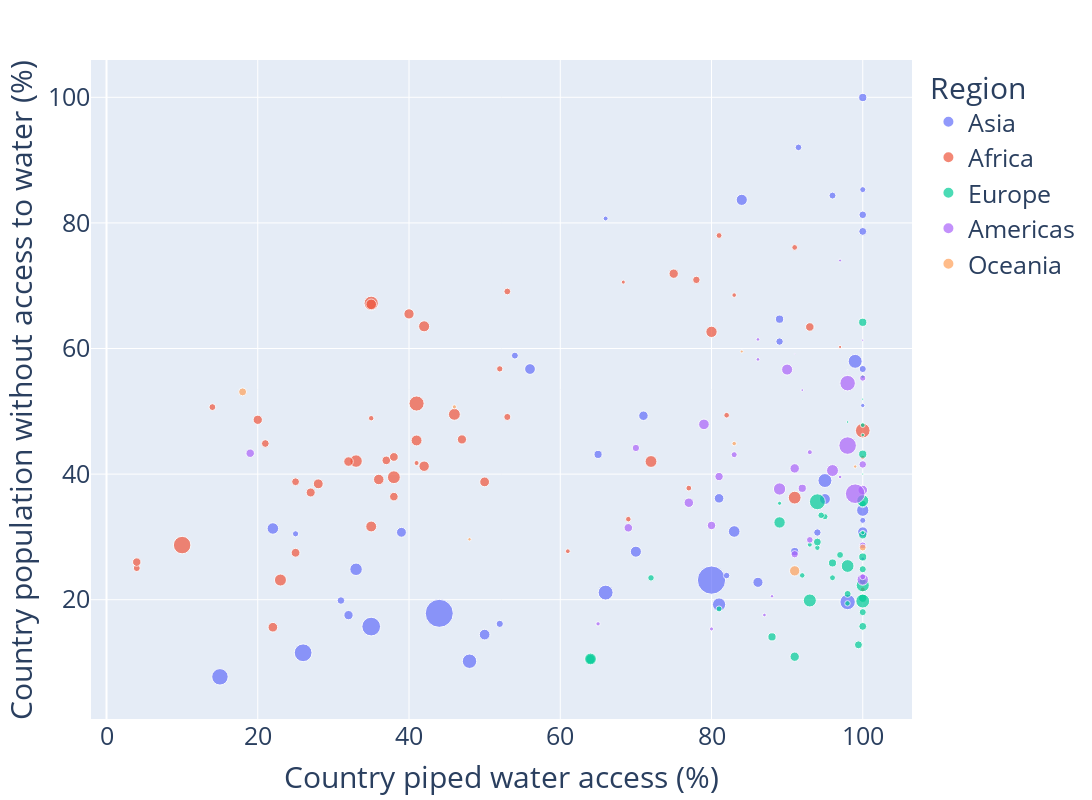

Here is the notebook cell this chart was saved with:
### Code cell
# Piped water access by country
# create bubble chart from df_countries comprising: access to water, piped water, and using population as the size of the bubble
# create a new column for the size of the bubble

# create bubble size column as log 20 of country_pop_raw
country_medians["bubble_size"] = country_medians["country_pop_raw"] **0.5

px.scatter(
    country_medians, 
    y="percent_without_water", 
    x="Nat Piped", 
    size="bubble_size", 
    color="region", 
    hover_name="Entity", 
    # title="Access to Water vs. Piped Water vs. Population",
).update_layout(
    yaxis_title="Country population without access to water (%)",
    xaxis_title="Country piped water access (%)",
    legend_title="Region",
    width=1200,
    height=800,
    font=dict(size=25),
    # xaxis_tickangle=-45,
    # yaxis=dict(tickfont=dict(size=2)),
    # title=dict(font=dict(size=20)),
)

### Figure 1 — Plotly figure (JSON) as saved in the notebook; plotly's stock layout.template omitted (floating-point values rounded to 4 significant figures)
{"data": [{"hovertemplate": "<b>%{hovertext}</b><br><br>region=Asia<br>Nat Piped=%{x}<br>percent_without_water=%{y}<br>bubble_size=%{marker.size}<extra></extra>", "hovertext": ["Afghanistan", "United Arab Emirates", "Armenia", "Azerbaijan", "Bangladesh", "Brunei", "Bhutan", "China", "Georgia", "Hong Kong", "Indonesia", "India", "Iran", "Iraq", "Israel", "Jordan", "Japan", "Kazakhstan", "Kyrgyzstan", "Cambodia", "South Korea", "Kuwait", "Laos", "Lebanon", "Sri Lanka", "Myanmar", "Mongolia", "Malaysia", "Nepal", "Oman", "Pakistan", "Philippines", "North Korea", "Palestine", "Qatar", "Saudi Arabia", "Singapore", "Syria", "Thailand", "Tajikistan", "Turkmenistan", "Timor", "Turkey", "Taiwan", "Uzbekistan", "Vietnam", "Yemen"], "legendgroup": "Asia", "marker": {"color": "#636efa", "size": [6312.0, 3161.0, 1723.0, 3197.0, 12900.0, 664.5, 883.1, 38000.0, 1995.0, 2748.0, 16620.0, 37330.0, 9221.0, 6417.0, 2965.0, 3205.0, 11230.0, 4358.0, 2575.0, 4117.0, 7163.0, 2081.0, 2716.0, 2602.0, 4637.0, 7403.0, 1825.0, 5725.0, 5447.0, 2285.0, 15010.0, 10540.0, 5088.0, 2285.0, 1712.0, 5945.0, 2428.0, 4275.0, 8364.0, 3122.0, 2473.0, 1159.0, 9222.0, 4884.0, 5825.0, 9908.0, 5522.0], "sizemode": "area", "sizeref": 95.01, "symbol": "circle"}, "mode": "markers", "name": "Asia", "orientation": "v", "showlegend": true, "type": "scatter", "x": [22, 100, 100, 91, 15, 100, 100, 80, 82, 100, 35, 44, 99, 83, 100, 89, 98, 81, 94, 32, 100, 91.5, 31, 89, 39, 33, 25, 95, 50, 96, 26, 66, 100, 54, 100, 84, 100, 71, 81, 65, 52, 66, 95, 86.14, 70, 48, 56], "xaxis": "x", "y": [31.34, 99.97, 32.63, 27.66, 7.718, 26.52, 50.92, 23.12, 23.85, 81.29, 15.72, 17.83, 57.96, 30.86, 78.65, 64.67, 19.64, 36.14, 30.7, 17.54, 34.26, 92.03, 19.87, 61.11, 30.73, 24.84, 30.49, 36.03, 14.44, 84.35, 11.55, 21.13, 30.78, 58.87, 85.3, 83.67, 56.74, 49.29, 19.23, 43.13, 16.15, 80.7, 38.98, 22.77, 27.65, 10.21, 56.73], "yaxis": "y"}, {"hovertemplate": "<b>%{hovertext}</b><br><br>region=Africa<br>Nat Piped=%{x}<br>percent_without_water=%{y}<br>bubble_size=%{marker.size}<extra></extra>", "hovertext": ["Angola", "Burundi", "Benin", "Burkina Faso", "Botswana", "Central African Republic", "Cote d'Ivoire", "Cameroon", "Democratic Republic of Congo", "Congo", "Djibouti", "Algeria", "Egypt", "Eritrea", "Western Sahara", "Ethiopia", "Gabon", "Ghana", "Guinea", "Gambia", "Guinea-Bissau", "Equatorial Guinea", "Kenya", "Liberia", "Libya", "Lesotho", "Morocco", "Madagascar", "Mali", "Mozambique", "Mauritania", "Mauritius", "Malawi", "Namibia", "Niger", "Nigeria", "Reunion", "Rwanda", "Sudan", "Senegal", "Sierra Leone", "Somalia", "South Sudan", "Sao Tome and Principe", "Eswatini", "Chad", "Togo", "Tunisia", "Tanzania", "Uganda", "South Africa", "Zambia", "Zimbabwe"], "legendgroup": "Africa", "marker": {"color": "#EF553B", "size": [5825.0, 3501.0, 3529.0, 4636.0, 1548.0, 2218.0, 5201.0, 5218.0, 9611.0, 2378.0, 1001.0, 6680.0, 10210.0, 1898.0, 782.2, 10860.0, 1510.0, 5633.0, 3674.0, 1577.0, 1420.0, 1204.0, 7415.0, 2276.0, 2638.0, 1469.0, 6111.0, 5332.0, 4567.0, 5671.0, 2185.0, 1128.0, 4433.0, 1609.0, 5013.0, 14540.0, 949.6, 3644.0, 6701.0, 4147.0, 2853.0, 4045.0, 3374.0, 472.6, 1083.0, 4113.0, 2912.0, 3455.0, 7842.0, 6865.0, 7749.0, 4350.0, 3885.0], "sizemode": "area", "sizeref": 95.01, "symbol": "circle"}, "mode": "markers", "name": "Africa", "orientation": "v", "showlegend": true, "type": "scatter", "x": [42, 38, 37, 28, 91, 14, 42, 36, 35, 53, 83, 72, 100, 52, 68.33, 41, 82, 35, 25, 77, 35, 41, 33, 4, 78, 69, 80, 35, 50, 41, 53, 100, 22, 81, 40, 10, 100, 38, 46, 75, 21, 47, 4, 97, 61, 20, 25, 93, 38, 23, 91, 32, 27], "xaxis": "x", "y": [63.53, 36.41, 42.19, 38.45, 76.1, 50.67, 41.26, 39.14, 67.21, 49.1, 68.5, 42.01, 46.92, 56.76, 70.57, 51.24, 49.38, 31.66, 27.47, 37.77, 48.9, 41.76, 42.07, 25.03, 70.93, 32.83, 62.65, 67.03, 38.76, 45.36, 69.08, 21.65, 15.62, 77.99, 65.51, 28.7, 42.65, 42.73, 49.52, 71.92, 44.87, 45.52, 25.99, 60.24, 27.72, 48.65, 38.78, 63.43, 39.51, 23.13, 36.25, 42.0, 37.07], "yaxis": "y"}, {"hovertemplate": "<b>%{hovertext}</b><br><br>region=Europe<br>Nat Piped=%{x}<br>percent_without_water=%{y}<br>bubble_size=%{marker.size}<extra></extra>", "hovertext": ["Albania", "Andorra", "Austria", "Belgium", "Bulgaria", "Bosnia and Herzegovina", "Belarus", "Switzerland", "Cyprus", "Czechia", "Germany", "Denmark", "Spain", "Estonia", "Finland", "France", "Faeroe Islands", "United Kingdom", "Greece", "Croatia", "Hungary", "Isle of Man", "Ireland", "Iceland", "Italy", "Liechtenstein", "Lithuania", "Luxembourg", "Latvia", "Moldova", "North Macedonia", "Malta", "Montenegro", "Netherlands", "Norway", "Poland", "Portugal", "Romania", "Russia", "Serbia", "Slovakia", "Slovenia", "Sweden", "Ukraine"], "legendgroup": "Europe", "marker": {"color": "#00cc96", "size": [1695.0, 278.1, 3007.0, 3411.0, 2626.0, 1807.0, 3073.0, 2952.0, 1103.0, 3275.0, 9160.0, 2411.0, 6837.0, 1151.0, 2355.0, 8089.0, 221.5, 8259.0, 3220.0, 2020.0, 3104.0, 292.2, 2232.0, 586.0, 7770.0, 195.6, 1640.0, 796.8, 1366.0, 2006.0, 1443.0, 665.4, 792.5, 4144.0, 2338.0, 6148.0, 3189.0, 4374.0, 12080.0, 2949.0, 2337.0, 1442.0, 3188.0, 6593.0], "sizemode": "area", "sizeref": 95.01, "symbol": "circle"}, "mode": "markers", "name": "Europe", "orientation": "v", "showlegend": true, "type": "scatter", "x": [81, 100, 99.43, 100, 100, 95, 96, 100, 100, 100, 100, 100, 100, 93, 100, 93, 100, 100, 100, 94.5, 100, 98, 97, 100, 98, 100, 96, 100, 94, 72, 92, 100, 89, 91, 100, 89, 100, 64, 94, 94, 98, 97.98, 88, 64], "xaxis": "x", "y": [18.53, 36.98, 12.82, 20.25, 35.25, 33.22, 25.85, 15.76, 47.81, 30.34, 19.78, 24.85, 35.77, 28.76, 18.02, 19.88, 51.93, 22.3, 64.17, 33.44, 26.8, 48.29, 27.13, 46.22, 25.37, 40, 23.49, 30.66, 28.27, 23.47, 23.87, 55.52, 35.35, 10.92, 22.94, 32.3, 43.17, 10.52, 35.6, 29.19, 20.92, 19.41, 14.08, 10.56], "yaxis": "y"}, {"hovertemplate": "<b>%{hovertext}</b><br><br>region=Americas<br>Nat Piped=%{x}<br>percent_without_water=%{y}<br>bubble_size=%{marker.size}<extra></extra>", "hovertext": ["Argentina", "Bahamas", "Belize", "Bolivia", "Brazil", "Canada", "Chile", "Colombia", "Costa Rica", "Cuba", "Dominican Republic", "Ecuador", "Falkland Islands", "Guadeloupe", "Grenada", "Greenland", "Guatemala", "French Guiana", "Guyana", "Honduras", "Haiti", "Jamaica", "Saint Lucia", "Mexico", "Montserrat", "Martinique", "Nicaragua", "Panama", "Peru", "Puerto Rico", "Paraguay", "El Salvador", "Suriname", "Trinidad and Tobago", "Uruguay", "United States", "Venezuela"], "legendgroup": "Americas", "marker": {"color": "#ab63fa", "size": [6753.0, 630.0, 636.3, 3440.0, 14630.0, 6170.0, 4383.0, 7160.0, 2267.0, 3364.0, 3310.0, 4229.0, 59.4, 632.5, 336.2, 238.5, 4272.0, 553.6, 889.0, 3172.0, 3397.0, 1724.0, 429.4, 11410.0, 70.58, 612.2, 2589.0, 2093.0, 5776.0, 1682.0, 2687.0, 2553.0, 769.3, 1185.0, 1867.0, 18250.0, 5358.0], "sizemode": "area", "sizeref": 95.01, "symbol": "circle"}, "mode": "markers", "name": "Americas", "orientation": "v", "showlegend": true, "type": "scatter", "x": [96, 97, 87, 69, 98, 100, 100, 89, 100, 80, 81, 91, 91, 86.14, 92, 100, 77, 88, 65, 92, 19, 83, 97, 98, 98, 86.14, 70, 93, 90, 100, 100, 91, 80, 93, 100, 99, 79], "xaxis": "x", "y": [40.57, 39.55, 17.57, 31.45, 44.55, 23.2, 37.46, 37.63, 28.65, 31.83, 39.61, 40.91, 59.14, 58.27, 53.37, 61.32, 35.44, 20.55, 16.15, 37.74, 43.33, 43.09, 74.01, 54.48, 56.54, 61.45, 44.16, 29.53, 56.65, 23.65, 41.54, 27.24, 15.35, 43.49, 55.29, 36.88, 47.92], "yaxis": "y"}, {"hovertemplate": "<b>%{hovertext}</b><br><br>region=Oceania<br>Nat Piped=%{x}<br>percent_without_water=%{y}<br>bubble_size=%{marker.size}<extra></extra>", "hovertext": ["Australia", "Fiji", "New Caledonia", "New Zealand", "Papua New Guinea", "Solomon Islands", "Vanuatu", "Samoa"], "legendgroup": "Oceania", "marker": {"color": "#FFA15A", "size": [5078.0, 950.2, 536.9, 2205.0, 3020.0, 839.0, 560.8, 447.4], "sizemode": "area", "sizeref": 95.01, "symbol": "circle"}, "mode": "markers", "name": "Oceania", "orientation": "v", "showlegend": true, "type": "scatter", "x": [91, 83, 99, 100, 18, 46, 48, 84], "xaxis": "x", "y": [24.6, 44.86, 41.2, 28.31, 53.09, 50.71, 29.62, 59.52], "yaxis": "y"}], "layout": {"font": {"size": 25}, "height": 800, "legend": {"itemsizing": "constant", "title": {"text": "Region"}, "tracegroupgap": 0}, "margin": {"t": 60}, "width": 1200, "xaxis": {"anchor": "y", "domain": [0, 1], "title": {"text": "Country piped water access (%)"}}, "yaxis": {"anchor": "x", "domain": [0, 1], "title": {"text": "Country population without access to water (%)"}}}}
